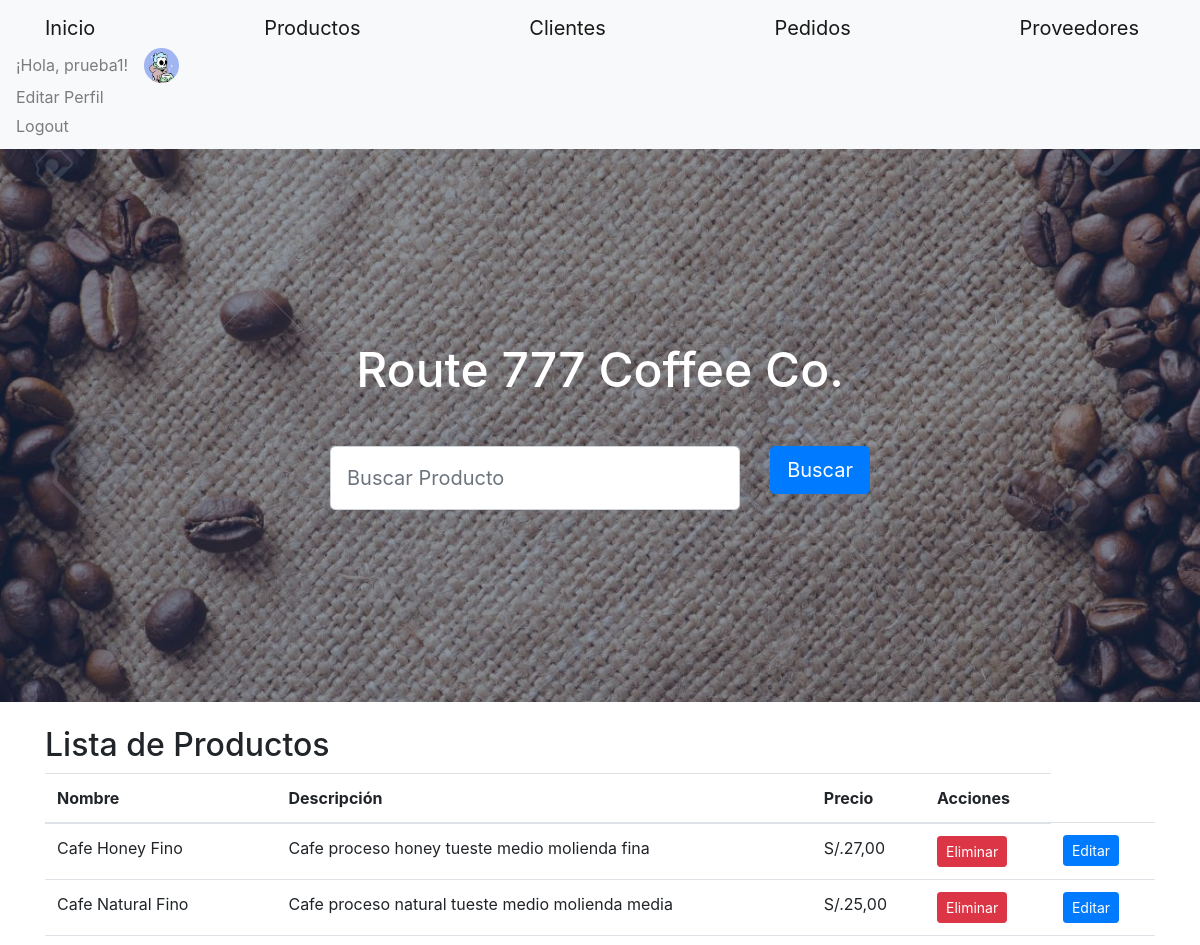
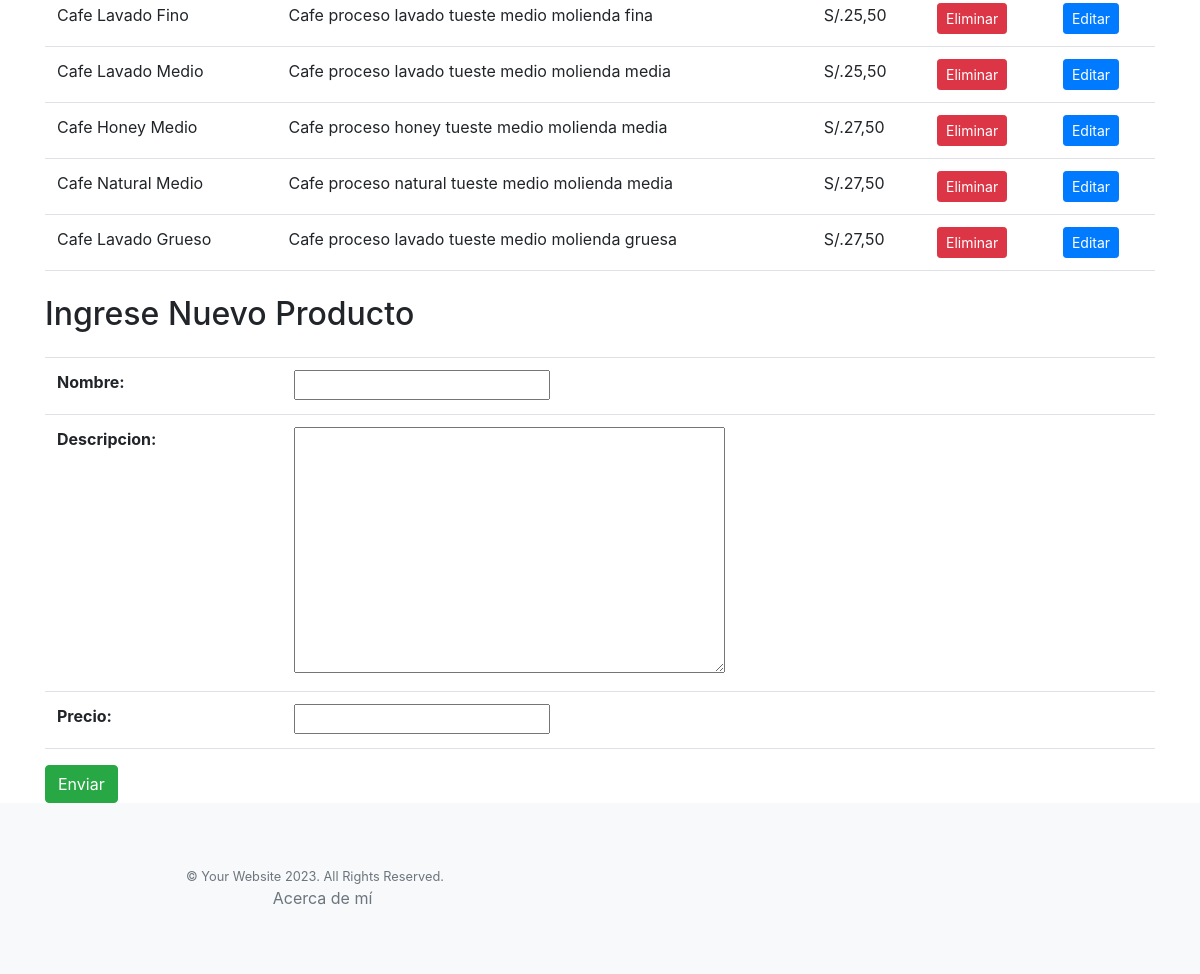
The page /productos/ (signed in) on the database its author committed (2 pictures, top to bottom).
### coffee_app/models.py (models this page shows, shortened)
class Avatar(models.Model):
    user=models.OneToOneField(User, on_delete=models.CASCADE)
    imagen=models.ImageField(upload_to='avatares',null=True,blank=True)

class Producto(models.Model):
    nombre = models.CharField(max_length=100)
    descripcion = models.TextField()
    precio = models.DecimalField(max_digits=10, decimal_places=2)

### coffee_app/views.py (the view)
# urls.py: path('productos/', views.form_productos, name='productos'),
def form_productos(request):
    productos = Producto.objects.all()
    if request.method =='POST':
        formproducto=ProductoForm(request.POST) #aca llega la info al HTML
        print(formproducto)
        if formproducto.is_valid():
            formproducto.save()  # Guarda los datos del formulario en la base de datos
            return redirect('productos')
    else:
        formproducto=ProductoForm()
    return render(request, 'productos.html', {'formproducto': formproducto, 'productos':productos})

### coffee_app/forms.py
class ProductoForm(forms.ModelForm):
    class Meta:
        model = Producto
        fields = '__all__'

### coffee_app/templates/productos.html (shortened to what this page needs)
{% extends 'base.html' %}
{% load static %}
{% block contenidoquecambia %}
  {% block content %}
    <div class="container mt-4">
      <h2>Lista de Productos</h2>
      <table class="table">
        <thead>
          <tr>
            <th>Nombre</th>
            <th>Descripción</th>
            <th>Precio</th>
            {% if user.is_authenticated %}
              <th>Acciones</th>
            {% endif %}
          </tr>
        </thead>
        <tbody>
          {% for pro in productos %}
            <tr>
              <td>{{ pro.nombre }}</td>
              <td>{{ pro.descripcion }}</td>
              <td>S/.{{ pro.precio }}</td>
              {% if user.is_authenticated %}
                <td>
                  <form method="post" action="{% url 'eliminar_producto' pro.id %}">
                    <button type="submit" class="btn btn-danger btn-sm">Eliminar</button>
                  </form>
                </td>
                <td>
                  <a href="{% url 'editar_producto' pro.id %}" class="btn btn-primary btn-sm">Editar</a>
                </td>
              {% endif %}
            </tr>
          {% endfor %}
        </tbody>
      </table>
    </div>
  {% endblock %}
  {% block title2 %}
    <div class="container mt-4">
      <h2>Ingrese Nuevo Producto</h2>
    </div>
  {% endblock title2 %}
  {% block content2 %}
    <div class="container mt-4">
      <form action="/productos/" method="post">
        <table class="table">
          {{ formproducto.as_table }}
        </table>
        <button type="submit" class="btn btn-success">Enviar</button>
      </form>
    </div>
  {% endblock content2 %}
{% endblock contenidoquecambia %}

### coffee_app/templates/base.html (shortened to what this page needs)
{% load static %}
<!DOCTYPE html>
<html lang="en">
<head>
    <link href="https://cdn.jsdelivr.net/npm/bootstrap-icons@1.5.0/font/bootstrap-icons.css" rel="stylesheet" type="text/css" />
    <link href="{% static 'coffee_app/css/styles.css' %}" rel="stylesheet" />
    <link rel="stylesheet" href="//code.jquery.com/ui/1.12.1/themes/base/jquery-ui.css">
    <link rel="stylesheet" href="https://stackpath.bootstrapcdn.com/bootstrap/4.3.1/css/bootstrap.min.css">
    <link rel="stylesheet" href="https://cdnjs.cloudflare.com/ajax/libs/bootstrap-datepicker/1.9.0/css/bootstrap-datepicker.min.css">
</head>
<body>
    <nav class="navbar navbar-light bg-light static-top">
        <div class="container">
            <a class="navbar-brand" href={% url 'inicio' %}>Inicio</a>
            <a class="navbar-brand" href={% url 'productos' %}>Productos</a>
            <a class="navbar-brand" href={% url 'clientes' %}>Clientes</a>
            <a class="navbar-brand" href={% url 'pedidos' %}>Pedidos</a>
            <a class="navbar-brand" href={% url 'proveedores' %}>Proveedores</a>
        </div>
        <ul class="navbar-nav">
            {% if user.is_authenticated %}
            <li class="nav-item d-flex align-items-center">
                <span class="navbar-text me-3">¡Hola, {{ user.username }}!</span>
                {% if user.avatar and user.avatar.imagen %}
                    <img src="{{ user.avatar.imagen.url }}" alt="Avatar" class="nav-avatar-img rounded-circle me-2" style="width: 35px; height: 35px;">
                {% else %}
                    <div class="avatar-placeholder me-2"></div>
                {% endif %}
            </li>
            <li class="nav-item">
                <a href="{% url 'profile_edit' %}" class="nav-link">Editar Perfil</a>
            </li>
            <li class="nav-item">
                <a href="{% url 'logout' %}" class="nav-link">Logout</a>
            </li>
            {% else %}
            <li class="nav-item">
                <a href="{% url 'login' %}" class="nav-link">Login</a>
            </li>
            {% endif %}
        </ul>
    </nav>
    <header class="masthead">
        <div class="container position-relative">
            <div class="row justify-content-center">
                <div class="col-xl-6">
                    <div class="text-center text-white">
                        <h1 class="mb-5">Route 777 Coffee Co.</h1>
                        <form action="/busqueda/" method="post" class="row g-3 needs-validation" novalidate>
                            <div class="col">
                                <input class="form-control form-control-lg" name="termino_busqueda" type="text" placeholder="Buscar Producto" required>
                            </div>
                            <div class="col-auto">
                                <button class="btn btn-primary btn-lg" type="submit">Buscar</button>
                            </div>
                        </form>
                    </div>
                </div>
            </div>
        </div>
    </header>
    {% block contenidoquecambia %}
    {% endblock contenidoquecambia %}
    <footer class="footer bg-light">
        <div class="container">
            <div class="row">
                <div class="col-lg-6 h-100 text-center text-lg-start my-auto">
                    <p class="text-muted small mb-4 mb-lg-0">&copy; Your Website 2023. All Rights Reserved.</p>
                </div>
            </div>
            <div class="col-lg-6 h-100 text-center text-lg-end my-auto">
                <a href="{% url 'acerca_de_mi' %}" class="text-muted">Acerca de mí</a>
            </div>
        </div>
    </footer>
</body>
</html>

### coffee_app/templates/base.html (style rules this page uses)
.navbar-nav { line-height: 0.8; }
.navbar-text, .nav-link { margin-bottom: 0; }
.nav-item { margin-bottom: 0; }

### rows shown on the page
Producto: nombre "Cafe Honey Fino", descripcion "Cafe proceso honey tueste medio molienda fina", precio "27,00"
Producto: nombre "Cafe Natural Fino", descripcion "Cafe proceso natural tueste medio molienda media", precio "25,00"
Producto: nombre "Cafe Lavado Fino", descripcion "Cafe proceso lavado tueste medio molienda fina", precio "25,50"
Producto: nombre "Cafe Lavado Medio", descripcion "Cafe proceso lavado tueste medio molienda media", precio "25,50"
Producto: nombre "Cafe Honey Medio", descripcion "Cafe proceso honey tueste medio molienda media", precio "27,50"
Producto: nombre "Cafe Natural Medio", descripcion "Cafe proceso natural tueste medio molienda media", precio "27,50"
Producto: nombre "Cafe Lavado Grueso", descripcion "Cafe proceso lavado tueste medio molienda gruesa", precio "27,50"

### other values the page prints
{{ user.username }} "prueba1"
